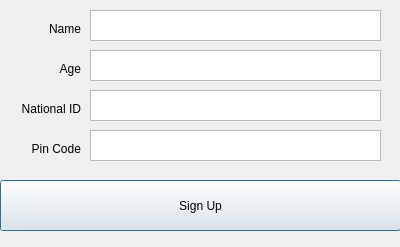
<?xml version="1.0" encoding="UTF-8"?>
<ui version="4.0">
 <class>SignupDialog</class>
 <widget class="QDialog" name="SignupDialog">
  <property name="geometry">
   <rect>
    <x>0</x>
    <y>0</y>
    <width>400</width>
    <height>247</height>
   </rect>
  </property>
  <property name="windowTitle">
   <string>Signup Page</string>
  </property>
  <widget class="QLabel" name="label">
   <property name="geometry">
    <rect>
     <x>20</x>
     <y>20</y>
     <width>61</width>
     <height>17</height>
    </rect>
   </property>
   <property name="text">
    <string>Name</string>
   </property>
   <property name="alignment">
    <set>Qt::AlignRight|Qt::AlignTrailing|Qt::AlignVCenter</set>
   </property>
  </widget>
  <widget class="QLabel" name="label_2">
   <property name="geometry">
    <rect>
     <x>10</x>
     <y>60</y>
     <width>71</width>
     <height>17</height>
    </rect>
   </property>
   <property name="text">
    <string>Age</string>
   </property>
   <property name="alignment">
    <set>Qt::AlignRight|Qt::AlignTrailing|Qt::AlignVCenter</set>
   </property>
  </widget>
  <widget class="QLabel" name="label_3">
   <property name="geometry">
    <rect>
     <x>0</x>
     <y>100</y>
     <width>81</width>
     <height>17</height>
    </rect>
   </property>
   <property name="layoutDirection">
    <enum>Qt::LeftToRight</enum>
   </property>
   <property name="text">
    <string>National ID</string>
   </property>
   <property name="alignment">
    <set>Qt::AlignRight|Qt::AlignTrailing|Qt::AlignVCenter</set>
   </property>
  </widget>
  <widget class="QLabel" name="label_4">
   <property name="geometry">
    <rect>
     <x>0</x>
     <y>140</y>
     <width>81</width>
     <height>17</height>
    </rect>
   </property>
   <property name="text">
    <string>Pin Code</string>
   </property>
   <property name="alignment">
    <set>Qt::AlignRight|Qt::AlignTrailing|Qt::AlignVCenter</set>
   </property>
  </widget>
  <widget class="QTextEdit" name="nameTextEdit">
   <property name="geometry">
    <rect>
     <x>90</x>
     <y>10</y>
     <width>291</width>
     <height>31</height>
    </rect>
   </property>
  </widget>
  <widget class="QTextEdit" name="ageTextEdit">
   <property name="geometry">
    <rect>
     <x>90</x>
     <y>50</y>
     <width>291</width>
     <height>31</height>
    </rect>
   </property>
  </widget>
  <widget class="QTextEdit" name="nationalIDTextEdit">
   <property name="geometry">
    <rect>
     <x>90</x>
     <y>90</y>
     <width>291</width>
     <height>31</height>
    </rect>
   </property>
  </widget>
  <widget class="QTextEdit" name="passwordTextEdit">
   <property name="geometry">
    <rect>
     <x>90</x>
     <y>130</y>
     <width>291</width>
     <height>31</height>
    </rect>
   </property>
  </widget>
  <widget class="QPushButton" name="signupButton">
   <property name="geometry">
    <rect>
     <x>0</x>
     <y>180</y>
     <width>401</width>
     <height>51</height>
    </rect>
   </property>
   <property name="text">
    <string>Sign Up</string>
   </property>
  </widget>
 </widget>
 <resources/>
 <connections/>
</ui>
